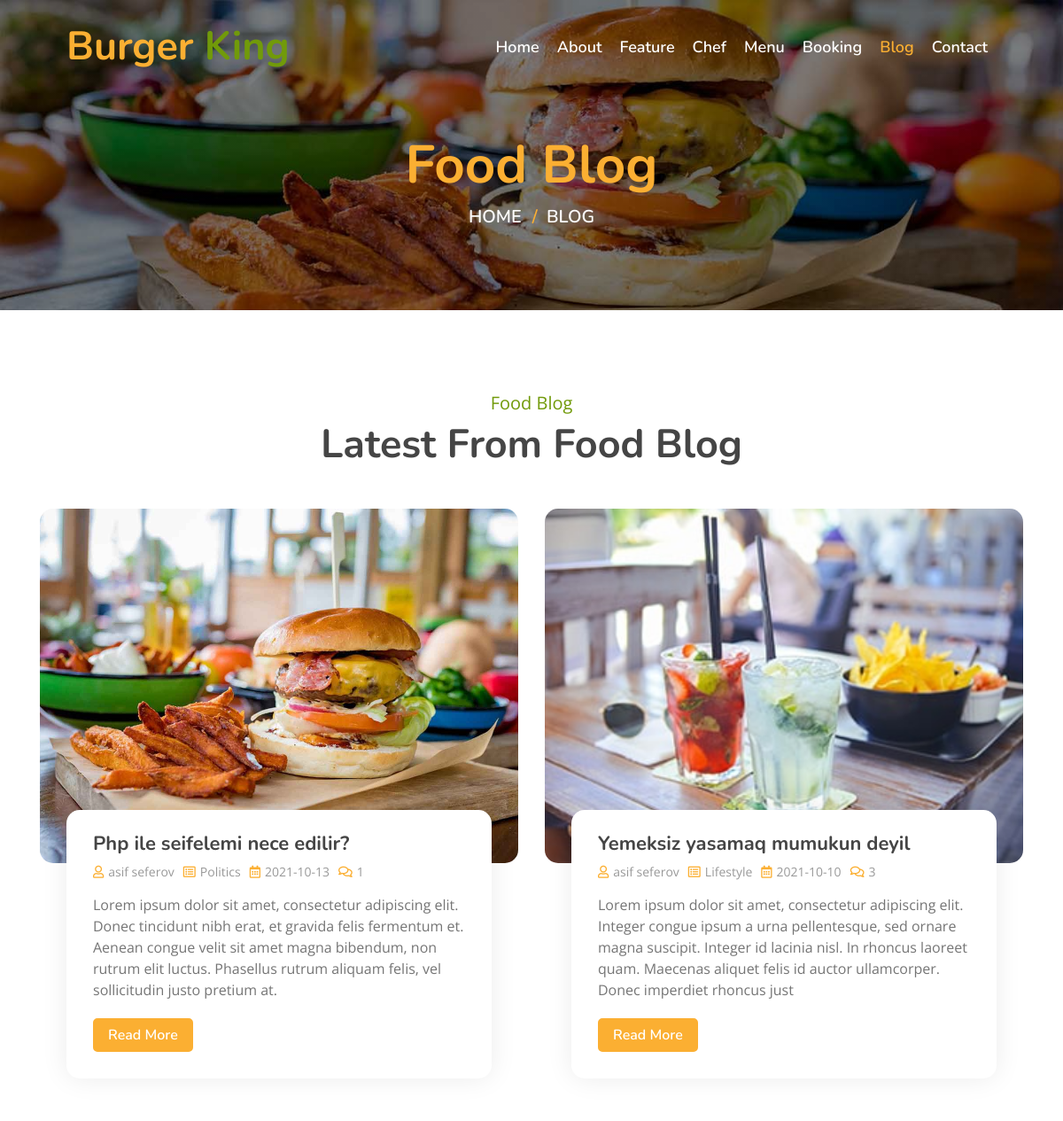
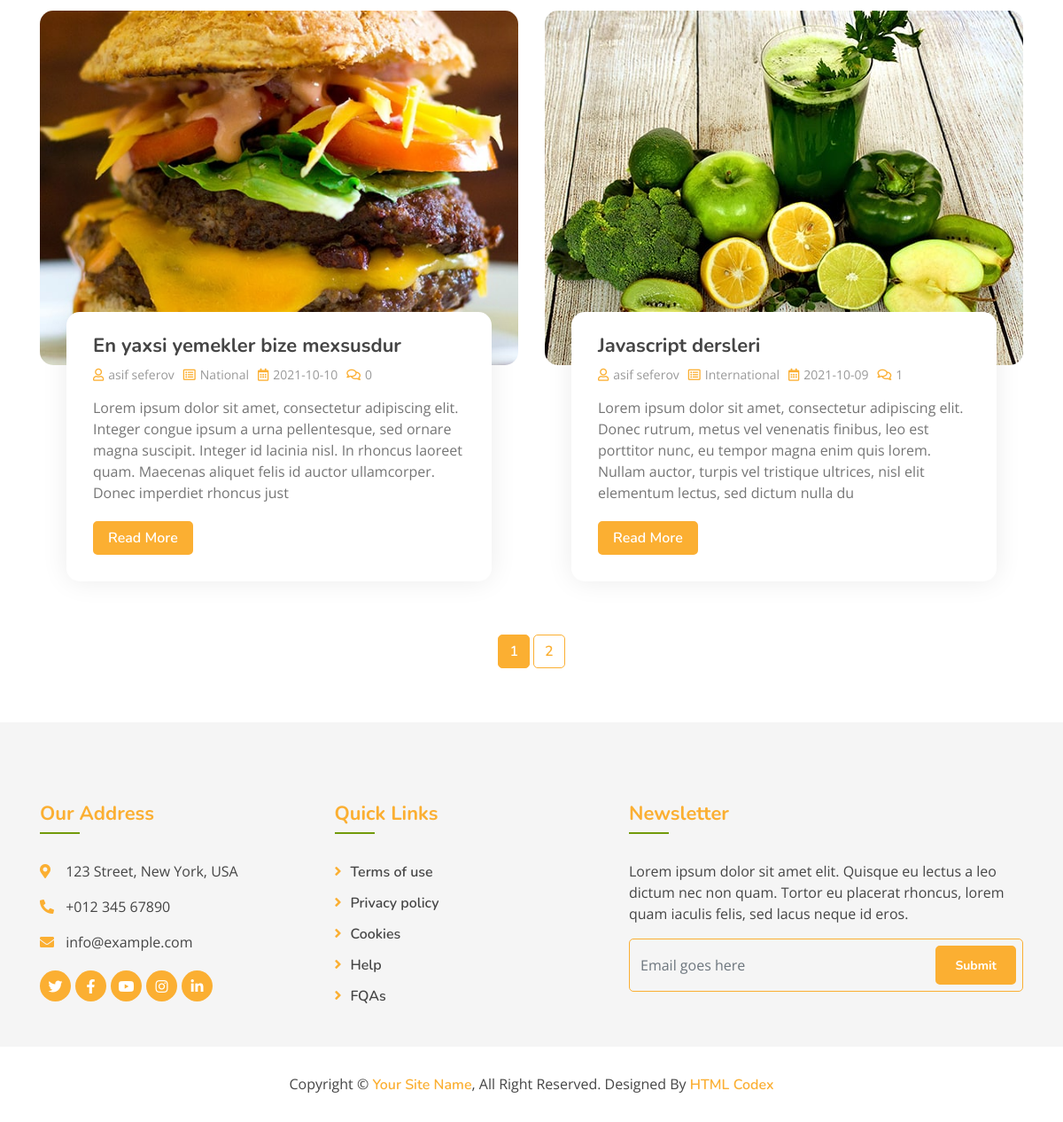
Page /blog on the committed database (2 pictures, top to bottom).
### tables this page shows
CREATE TABLE IF NOT EXISTS `settings` (
  `is_active` tinyint(2) DEFAULT NULL,
  `logo` varchar(200) NOT NULL,
  `logo_2` varchar(150) NOT NULL,
  `address` varchar(300) NOT NULL,
  `phone` varchar(50) NOT NULL,
  `mail` varchar(50) NOT NULL,
  `s_tw` varchar(100) NOT NULL,
  `s_fb` varchar(100) NOT NULL,
  `s_ins` varchar(100) NOT NULL,
  `s_yt` varchar(100) NOT NULL,
  `s_in` varchar(100) NOT NULL
);

CREATE TABLE IF NOT EXISTS `article` (
  `article_id` int(11) NOT NULL AUTO_INCREMENT,
  `article_img` varchar(200) DEFAULT NULL,
  `article_title` varchar(200) DEFAULT NULL,
  `article_content` text,
  `article_category` varchar(200) DEFAULT NULL,
  `article_author` varchar(200) DEFAULT NULL,
  `article_active` varchar(1) DEFAULT '0',
  `article_date` timestamp NOT NULL DEFAULT CURRENT_TIMESTAMP,
  `article_populer` int(11) NOT NULL,
  `article_category_active` varchar(1) NOT NULL DEFAULT '0',
  PRIMARY KEY (`article_id`)
);

### system/tools.php (called while the page is built, shortened)
<?php
    if(!function_exists("selectArticle")){
        function selectArticle($par1, $par2){
            global $db;
            $select = $db->query("SELECT * FROM article INNER JOIN category ON article.article_category = category.category_name ORDER BY article_id DESC Limit $par1, $par2");
            $select->execute(array());
            return $select->fetchALL(PDO::FETCH_ASSOC);
        }
    }
?>

### pages/blog.php (the view, shortened to what this page needs)
<!DOCTYPE html>
<html lang="en">
<head>
</head>
<body>
      <div class="page-header">
            <div class="container">
                <div class="row">
                    <div class="col-12">
                        <h2>Food Blog</h2>
                    </div>
                    <div class="col-12">
                        <a href="">Home</a>
                        <a href="">Blog</a>
                    </div>
                </div>
            </div>
        </div>
          <?php
            $InPage = 4;
            $query = $db->query("SELECT * FROM article ORDER BY article_id DESC");
            $query->execute(array());
            $totalArticle = $query->rowCount();
            $totalPage = ceil($totalArticle/$InPage);
            $sayfa = isset($_GET["sayfa"]) ? (int) $_GET["sayfa"] : 1;
            $limit = ($sayfa - 1) * $InPage;
          ?>
        <?php
            $list = selectArticle($limit, $InPage);
        ?>
     <div class="blog">
            <div class="container">
                <div class="section-header text-center">
                    <p>Food Blog</p>
                    <h2>Latest From Food Blog</h2>
                </div>
                <div class="row">
                <?php
                    foreach($list as $article){
                        $comment = $db->prepare("SELECT * FROM comment WHERE comment_article_id = ?");
                        $comment->execute(array($article["article_id"]));
                        $comment->fetchALL(PDO::FETCH_ASSOC);
                        $countComment = $comment->rowCount();
                            if($article["category_active"] == 1){
                                if($article["article_active"] == 1){
                                    ?>
                                    <div class="col-md-6">
                                        <div class="blog-item">
                                            <div class="blog-img">
                                                <img src="<?= "admin/uploads/".$article["article_img"]; ?>" alt="Blog">
                                            </div>
                                            <div class="blog-content">
                                                <h2 class="blog-title"><?= $article["article_title"]; ?></h2>
                                                <div class="blog-meta">
                                                    <p><i class="far fa-user"></i><?= $article["article_author"]; ?></p>
                                                    <p><i class="far fa-list-alt"></i><?= $article["article_category"]; ?></p>
                                                    <p><i class="far fa-calendar-alt"></i><?= substr($article["article_date"],0, -9); ?></p>
                                                    <p><i class="far fa-comments"></i><?= $countComment; ?></p>
                                                </div>
                                                <div class="blog-text">
                                                    <p><?= substr($article["article_content"], 0, 250); ?></p>
                                                    <a class="btn custom-btn" href="read-more?id=<?= $article['article_id']; ?>">Read More</a>
                                                </div>
                                            </div>
                                        </div>
                                    </div>
                                <?php
                                }
                            }
                        }
                ?>
                </div>
                <div class="row">
                    <div class="col-12">
                    <ul class="pagination justify-content-center">
                        <?php
                            $s = 0;
                            while($s < $totalPage){
                                $s++;
                                if($sayfa == $s){
                                    ?>
                                    <li class="page-item active"><a class="page-link" href="blog?sayfa=<?= $s; ?>"><?= $s; ?></a></li>
                                     <?php
                                }else{
                                    ?>
                                    <li class="page-item"><a class="page-link" href="blog?sayfa=<?= $s; ?>"><?= $s; ?></a></li>
                                    <?php
                                }
                            }
                        ?>
                    </ul>
                    </div>
                </div>
            </div>
        </div>
</body>
</html>

### inc/menu.php (shortened to what this page needs)
<?php
    $select = $db->prepare("SELECT * FROM settings");
     $select->execute(array());
     $x = $select->fetchALL(PDO::FETCH_ASSOC);
?>
 <div class="navbar navbar-expand-lg bg-light navbar-light">
            <div class="container-fluid">
            <?php
                foreach($x as $data){
                    ?>
                        <a href="" class="navbar-brand"><?= $data["logo"];?> <span> <?= $data["logo_2"];?></span></a>
                    <?php
                }
            ?>
                <div class="collapse navbar-collapse justify-content-between" id="navbarCollapse">
                    <div class="navbar-nav ml-auto">
                        <a href="home" class="nav-item nav-link <?php
                         if($page == 'home'){echo 'active';}
                         if($page == ""){echo 'active';}
                         ?>">Home</a>
                        <a href="about" class="nav-item nav-link <?php if($page == 'about'){echo 'active';} ?>">About</a>
                        <a href="feature" class="nav-item nav-link <?php if($page == 'feature'){echo 'active';} ?>">Feature</a>
                        <a href="team" class="nav-item nav-link <?php if($page == "team"){echo 'active';} ?>">Chef</a>
                        <a href="menu" class="nav-item nav-link <?php if($page == 'menu'){echo 'active';} ?>">Menu</a>
                        <a href="booking" class="nav-item nav-link <?php if($page == 'booking'){echo 'active';} ?>">Booking</a>
                        <a href="blog" class="nav-item nav-link <?php if($page == 'blog'){echo 'active';} ?>">Blog</a>
                        <a href="contact" class="nav-item nav-link <?php if($page == 'contact'){echo 'active';} ?>">Contact</a>
                    </div>
                </div>
            </div>
        </div>

### inc/footer.php (shortened to what this page needs)
<div class="footer">
            <div class="container">
                <div class="row">
                    <div class="col-lg-7">
                        <div class="row">
                            <div class="col-md-6">
                            <div class="footer-contact">
                                <h2>Our Address</h2>
                                <p><i class="fa fa-map-marker-alt"></i>
                                    <?php
                                        $select = $db->prepare("SELECT * FROM settings");
                                        $select->execute(array());
                                        $writing = $select->fetchALL(PDO::FETCH_ASSOC);
                                        foreach($writing as $data){
                                        ?>
                                            <?= $data["address"];?>
                                        <?php
                                        }
                                    ?>
                                     </p>
                                                <p><i class="fa fa-phone-alt"></i>
                                        <?php
                                        foreach($writing as $data){
                                            ?>
                                                <?= $data["phone"];?>
                                            <?php
                                        }
                                        ?>
                                        </p>
                                        <p><i class="fa fa-envelope"></i>
                                        <?php
                                        foreach($writing as $data){
                                            ?>
                                                <?= $data["mail"];?>
                                            <?php
                                        }
                                        ?>
                                        </p>
                                                <div class="footer-social">
                                                    <a href="https://twitter.com" target="_blank">
                                                    <?php
                                                        foreach($writing as $data){
                                                            ?>
                                                                <i class="<?= $data['s_tw'];?>"></i>
                                                            <?php
                                                        }
                                                    ?>
                                                    </a>
                                                    <a href="https://facebook.com" target="_blank">
                                                    <?php
                                                        foreach($writing as $data){
                                                            ?>
                                                                <i class="<?= $data["s_fb"];?>"></i>
                                                            <?php
                                                        }
                                                    ?>
                                                    </a>
                                                    <a href="https://www.youtube.com" target="_blank">
                                                    <?php
                                                        foreach($writing as $data){
                                                            ?>
                                                                <i class="<?= $data["s_yt"];?>"></i>
                                                            <?php
                                                        }
                                                    ?>
                                                    </a>
                                                    <a href="https://instagram.com" target="_blank">
                                                    <?php
                                                        foreach($writing as $data){
                                                            ?>
                                                                <i class="<?= $data["s_ins"];?>"></i>
                                                            <?php
                                                        }
                                                    ?>
                                                    </a>
                                                    <a href="https://www.linkedin.com" target="_blank">
                                                    <?php
                                                        foreach($writing as $data){
                                                            ?>
                                                                <i class="<?= $data["s_in"];?>"></i>
                                                            <?php
                                                        }
                                                    ?>
                                                    </a>
                                                </div>
                                            </div>
                            </div>
                            <div class="col-md-6">
                                <div class="footer-link">
                                    <h2>Quick Links</h2>
                                    <a href="">Terms of use</a>
                                    <a href="">Privacy policy</a>
                                    <a href="">Cookies</a>
                                    <a href="">Help</a>
                                    <a href="">FQAs</a>
                                </div>
                            </div>
                        </div>
                    </div>
                    <div class="col-lg-5">
                        <div class="footer-newsletter">
                            <h2>Newsletter</h2>
                            <p>
                                Lorem ipsum dolor sit amet elit. Quisque eu lectus a leo dictum nec non quam. Tortor eu placerat rhoncus, lorem quam iaculis felis, sed lacus neque id eros.
                            </p>
                            <div class="form">
                                <input class="form-control" placeholder="Email goes here">
                                <button class="btn custom-btn">Submit</button>
                            </div>
                        </div>
                    </div>
                </div>
            </div>
            <div class="copyright">
                <div class="container">
                    <p>Copyright &copy; <a href="#">Your Site Name</a>, All Right Reserved.</p>
                    <p>Designed By <a href="https://htmlcodex.com">HTML Codex</a></p>
                </div>
            </div>
        </div>

### rows in the picture
settings: logo "Burger", logo_2 "King"
article: article_img (picture), article_title "Php ile seifelemi nece edilir?", article_author "asif seferov", article_category "Politics", article_date "2021-10-13", countComment "1", article_content "Lorem ipsum dolor sit amet, consectetur adipiscing elit. Donec tincidunt nibh erat, et gravida felis fermentum et. Aenean congue velit sit amet magna bibendum, non rutrum elit luctus. Phasellus rutrum aliquam felis, vel sollicitudin justo pretium at."
article: article_img (picture), article_title "Yemeksiz yasamaq mumukun deyil", article_author "asif seferov", article_category "Lifestyle", article_date "2021-10-10", countComment "3", article_content "Lorem ipsum dolor sit amet, consectetur adipiscing elit. Integer congue ipsum a urna pellentesque, sed ornare magna suscipit. Integer id lacinia nisl. In rhoncus laoreet quam. Maecenas aliquet felis id auctor ullamcorper. Donec imperdiet rhoncus just"
article: article_img (picture), article_title "En yaxsi yemekler bize mexsusdur", article_author "asif seferov", article_category "National", article_date "2021-10-10", countComment "0", article_content "Lorem ipsum dolor sit amet, consectetur adipiscing elit. Integer congue ipsum a urna pellentesque, sed ornare magna suscipit. Integer id lacinia nisl. In rhoncus laoreet quam. Maecenas aliquet felis id auctor ullamcorper. Donec imperdiet rhoncus just"
article: article_img (picture), article_title "Javascript dersleri", article_author "asif seferov", article_category "International", article_date "2021-10-09", countComment "1", article_content "Lorem ipsum dolor sit amet, consectetur adipiscing elit. Donec rutrum, metus vel venenatis finibus, leo est porttitor nunc, eu tempor magna enim quis lorem. Nullam auctor, turpis vel tristique ultrices, nisl elit elementum lectus, sed dictum nulla du"
settings: address "123 Street, New York, USA", phone "+012 345 67890", mail "info@example.com"
